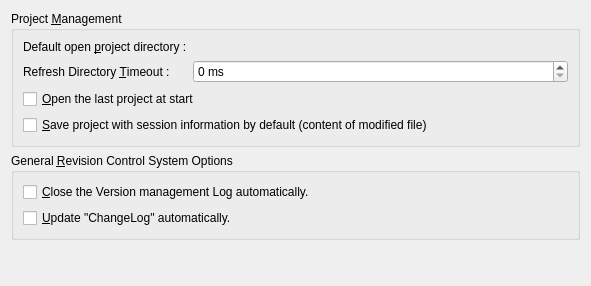
<?xml version="1.0" encoding="UTF-8"?>
<ui version="4.0">
 <class>CustomProject</class>
 <widget class="QWidget" name="CustomProject">
  <property name="geometry">
   <rect>
    <x>0</x>
    <y>0</y>
    <width>591</width>
    <height>286</height>
   </rect>
  </property>
  <property name="windowTitle">
   <string>Project</string>
  </property>
  <layout class="QVBoxLayout" name="verticalLayout">
   <item>
    <widget class="QGroupBox" name="groupBox">
     <property name="title">
      <string>Project &amp;Management</string>
     </property>
     <layout class="QFormLayout" name="formLayout_2">
      <item row="0" column="0">
       <widget class="QLabel" name="label_2">
        <property name="text">
         <string>Default open &amp;project directory :</string>
        </property>
        <property name="buddy">
         <cstring>m_projectPathLineEdit</cstring>
        </property>
       </widget>
      </item>
      <item row="0" column="1">
       <widget class="DirectoryEditWidget" name="m_projectPathLineEdit" native="true">
        <property name="focusPolicy">
         <enum>Qt::TabFocus</enum>
        </property>
        <property name="whatsThis">
         <string>&lt;p&gt;This the path where the save dialog must be opened when you create a new project.&lt;/p&gt;
&lt;p&gt;&lt;i&gt;As the author set the project path to the Application Server path, this path is now the project path. You can safely use another path, but in &lt;i&gt;New Project Wizard&lt;/i&gt;, the Application Server path would be wrong.&lt;/i&gt;&lt;/p&gt;</string>
        </property>
       </widget>
      </item>
      <item row="1" column="0">
       <widget class="QLabel" name="label_20">
        <property name="text">
         <string>Refresh Directory &amp;Timeout :</string>
        </property>
        <property name="buddy">
         <cstring>m_refreshProjectTimoutSpinBox</cstring>
        </property>
       </widget>
      </item>
      <item row="1" column="1">
       <widget class="QSpinBox" name="m_refreshProjectTimoutSpinBox">
        <property name="whatsThis">
         <string>Timeout before the directory view is reloaded with your filter.</string>
        </property>
        <property name="suffix">
         <string> ms</string>
        </property>
        <property name="minimum">
         <number>0</number>
        </property>
        <property name="maximum">
         <number>10000</number>
        </property>
        <property name="singleStep">
         <number>10</number>
        </property>
       </widget>
      </item>
      <item row="2" column="0" colspan="2">
       <widget class="QCheckBox" name="m_openLastProjectCheckBox">
        <property name="whatsThis">
         <string>Open the last opened project (&lt;i&gt;if any, it's the opened project when &lt;b&gt;XINX&lt;/b&gt; is closed&lt;/i&gt;), when &lt;b&gt;XINX&lt;/b&gt; is started.</string>
        </property>
        <property name="text">
         <string>&amp;Open the last project at start</string>
        </property>
       </widget>
      </item>
      <item row="3" column="0" colspan="2">
       <widget class="QCheckBox" name="m_saveSessionCheckBox">
        <property name="whatsThis">
         <string>&lt;p&gt;This define the default way to close the project.&lt;/p&gt;
&lt;p&gt;If checked, when the project, or the application is closed informations about unsaved files are stored in a session file.&lt;/p&gt;
&lt;p&gt;Else, the XINX ask the user about unsaved file.&lt;/p&gt;
&lt;p/&gt;
&lt;p&gt;&lt;i&gt;In case of crash &lt;b&gt;XINX&lt;/b&gt; save the project in session mode automatically.&lt;/i&gt;&lt;/p&gt;</string>
        </property>
        <property name="text">
         <string>&amp;Save project with session information by default (content of modified file)</string>
        </property>
       </widget>
      </item>
     </layout>
     <zorder>m_refreshProjectTimoutSpinBox</zorder>
     <zorder>label_20</zorder>
     <zorder>m_projectPathLineEdit</zorder>
     <zorder>label_2</zorder>
     <zorder>m_openLastProjectCheckBox</zorder>
     <zorder>m_saveSessionCheckBox</zorder>
    </widget>
   </item>
   <item>
    <widget class="QGroupBox" name="groupBox_2">
     <property name="title">
      <string>General &amp;Revision Control System Options</string>
     </property>
     <layout class="QFormLayout" name="formLayout_3">
      <item row="0" column="0">
       <widget class="QCheckBox" name="m_closeLogCheckBox">
        <property name="whatsThis">
         <string>&lt;p&gt;When an action with the revision control system is made, a log window is open and show information about the progress.&lt;/p&gt;
&lt;p&gt;If checked, the log windows is automaticallyclosed when action (like update, commit ...) finished.&lt;/p&gt;</string>
        </property>
        <property name="text">
         <string>&amp;Close the Version management Log automatically.</string>
        </property>
       </widget>
      </item>
      <item row="1" column="0">
       <widget class="QCheckBox" name="m_changeLogCheckBox">
        <property name="whatsThis">
         <string>&lt;p&gt;When checked, a &lt;i&gt;ChangeLog&lt;/i&gt; file is created/appended at each commit with date, hour, and the commit messages.&lt;/p&gt;</string>
        </property>
        <property name="text">
         <string>&amp;Update &quot;ChangeLog&quot; automatically.</string>
        </property>
       </widget>
      </item>
     </layout>
    </widget>
   </item>
   <item>
    <spacer name="verticalSpacer_2">
     <property name="orientation">
      <enum>Qt::Vertical</enum>
     </property>
     <property name="sizeHint" stdset="0">
      <size>
       <width>20</width>
       <height>37</height>
      </size>
     </property>
    </spacer>
   </item>
  </layout>
 </widget>
 <customwidgets>
  <customwidget>
   <class>DirectoryEditWidget</class>
   <extends>QWidget</extends>
   <header>directoryedit.h</header>
   <container>1</container>
  </customwidget>
 </customwidgets>
 <resources>
  <include location="../../../components/xinxpluginselector.qrc"/>
  <include location="../../application.qrc"/>
 </resources>
 <connections/>
</ui>
